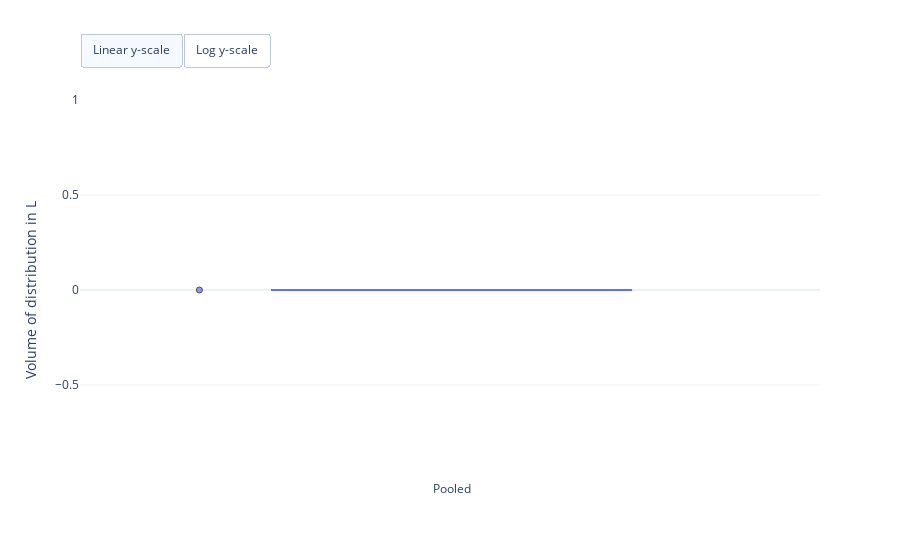
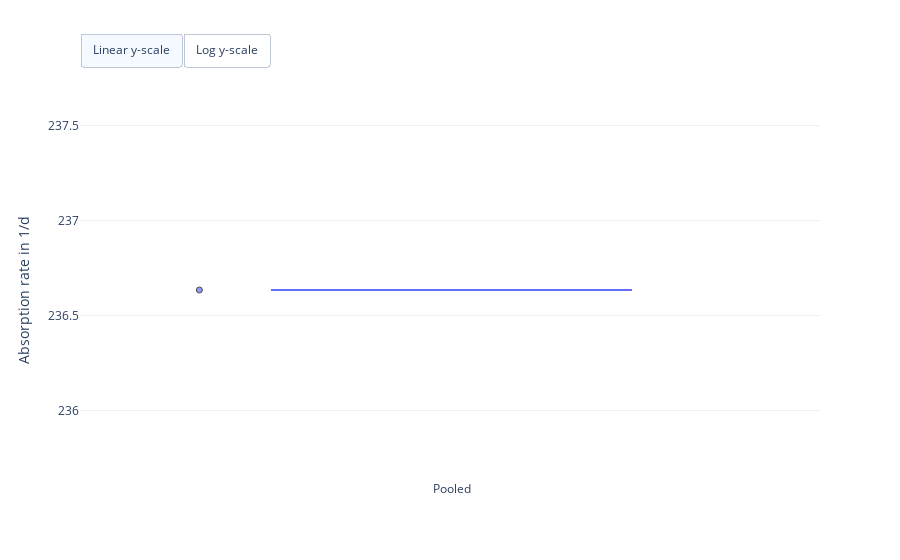
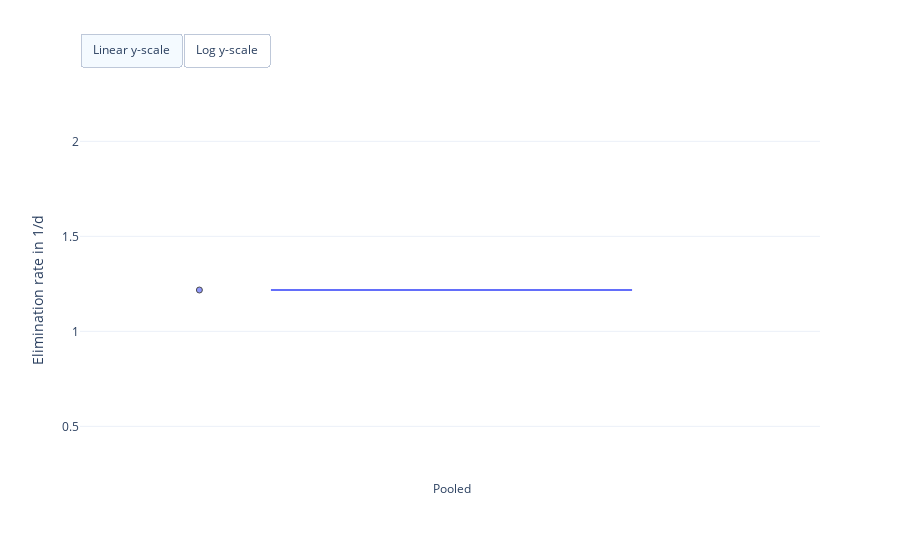
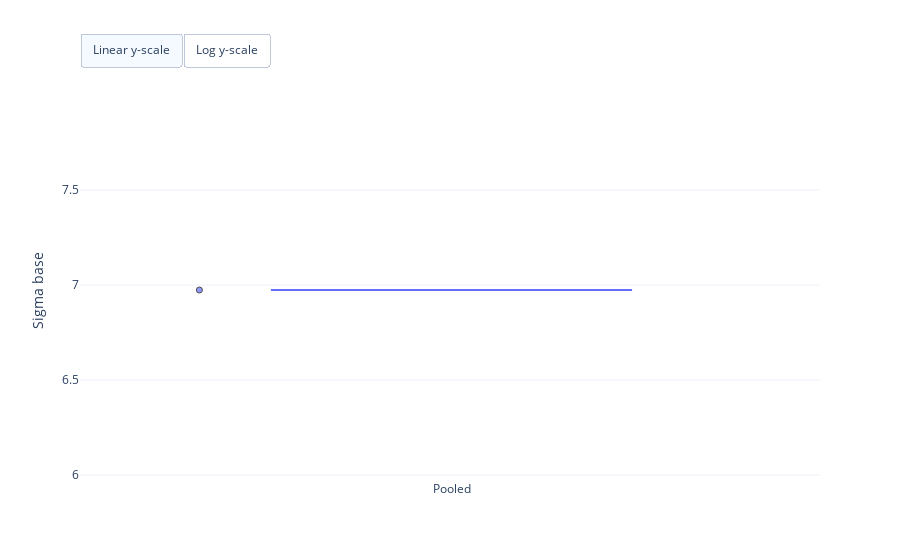

The notebook cell these images were saved under, in order:
### Markdown cell above
### Visualise optimisation results

### Code cell
fig = erlo.plots.ParameterEstimatePlot()
fig.add_data(map_estimates)

fig.show()

### Figure 1 — Plotly figure (JSON) as saved in the notebook; plotly's stock layout.template omitted (floating-point values rounded to 4 significant figures)
{"data": [{"boxpoints": "all", "hovertemplate": "Estimate: %{y:.2f}<br>%{text}", "jitter": 0.2, "line": {"color": "#636EFA"}, "marker": {"color": "#636EFA", "line": {"color": "black", "width": 1}, "opacity": 0.7, "symbol": "circle"}, "name": "Pooled", "pointpos": -1.5, "text": ["Run: 1 <br>Log-posterior score: -255.05"], "type": "box", "visible": true, "y": [0.0004586]}], "layout": {"autosize": true, "updatemenus": [{"buttons": [{"args": [{"yaxis.type": "linear"}], "label": "Linear y-scale", "method": "relayout"}, {"args": [{"yaxis.type": "log"}], "label": "Log y-scale", "method": "relayout"}], "direction": "left", "pad": {"r": 0, "t": -10}, "showactive": true, "type": "buttons", "x": 0, "xanchor": "left", "y": 1.15, "yanchor": "top"}], "yaxis": {"title": {"text": "Volume of distribution in L"}}}}

### Figure 2 — Plotly figure (JSON) as saved in the notebook; plotly's stock layout.template omitted (floating-point values rounded to 4 significant figures)
{"data": [{"boxpoints": "all", "hovertemplate": "Estimate: %{y:.2f}<br>%{text}", "jitter": 0.2, "line": {"color": "#636EFA"}, "marker": {"color": "#636EFA", "line": {"color": "black", "width": 1}, "opacity": 0.7, "symbol": "circle"}, "name": "Pooled", "pointpos": -1.5, "text": ["Run: 1 <br>Log-posterior score: -255.05"], "type": "box", "visible": true, "y": [236.6]}], "layout": {"autosize": true, "updatemenus": [{"buttons": [{"args": [{"yaxis.type": "linear"}], "label": "Linear y-scale", "method": "relayout"}, {"args": [{"yaxis.type": "log"}], "label": "Log y-scale", "method": "relayout"}], "direction": "left", "pad": {"r": 0, "t": -10}, "showactive": true, "type": "buttons", "x": 0, "xanchor": "left", "y": 1.15, "yanchor": "top"}], "yaxis": {"title": {"text": "Absorption rate in 1/d"}}}}

### Figure 3 — Plotly figure (JSON) as saved in the notebook; plotly's stock layout.template omitted (floating-point values rounded to 4 significant figures)
{"data": [{"boxpoints": "all", "hovertemplate": "Estimate: %{y:.2f}<br>%{text}", "jitter": 0.2, "line": {"color": "#636EFA"}, "marker": {"color": "#636EFA", "line": {"color": "black", "width": 1}, "opacity": 0.7, "symbol": "circle"}, "name": "Pooled", "pointpos": -1.5, "text": ["Run: 1 <br>Log-posterior score: -255.05"], "type": "box", "visible": true, "y": [1.217]}], "layout": {"autosize": true, "updatemenus": [{"buttons": [{"args": [{"yaxis.type": "linear"}], "label": "Linear y-scale", "method": "relayout"}, {"args": [{"yaxis.type": "log"}], "label": "Log y-scale", "method": "relayout"}], "direction": "left", "pad": {"r": 0, "t": -10}, "showactive": true, "type": "buttons", "x": 0, "xanchor": "left", "y": 1.15, "yanchor": "top"}], "yaxis": {"title": {"text": "Elimination rate in 1/d"}}}}

### Figure 4 — Plotly figure (JSON) as saved in the notebook; plotly's stock layout.template omitted (floating-point values rounded to 4 significant figures)
{"data": [{"boxpoints": "all", "hovertemplate": "Estimate: %{y:.2f}<br>%{text}", "jitter": 0.2, "line": {"color": "#636EFA"}, "marker": {"color": "#636EFA", "line": {"color": "black", "width": 1}, "opacity": 0.7, "symbol": "circle"}, "name": "Pooled", "pointpos": -1.5, "text": ["Run: 1 <br>Log-posterior score: -255.05"], "type": "box", "visible": true, "y": [6.974]}], "layout": {"autosize": true, "updatemenus": [{"buttons": [{"args": [{"yaxis.type": "linear"}], "label": "Linear y-scale", "method": "relayout"}, {"args": [{"yaxis.type": "log"}], "label": "Log y-scale", "method": "relayout"}], "direction": "left", "pad": {"r": 0, "t": -10}, "showactive": true, "type": "buttons", "x": 0, "xanchor": "left", "y": 1.15, "yanchor": "top"}], "yaxis": {"title": {"text": "Sigma base"}}}}
